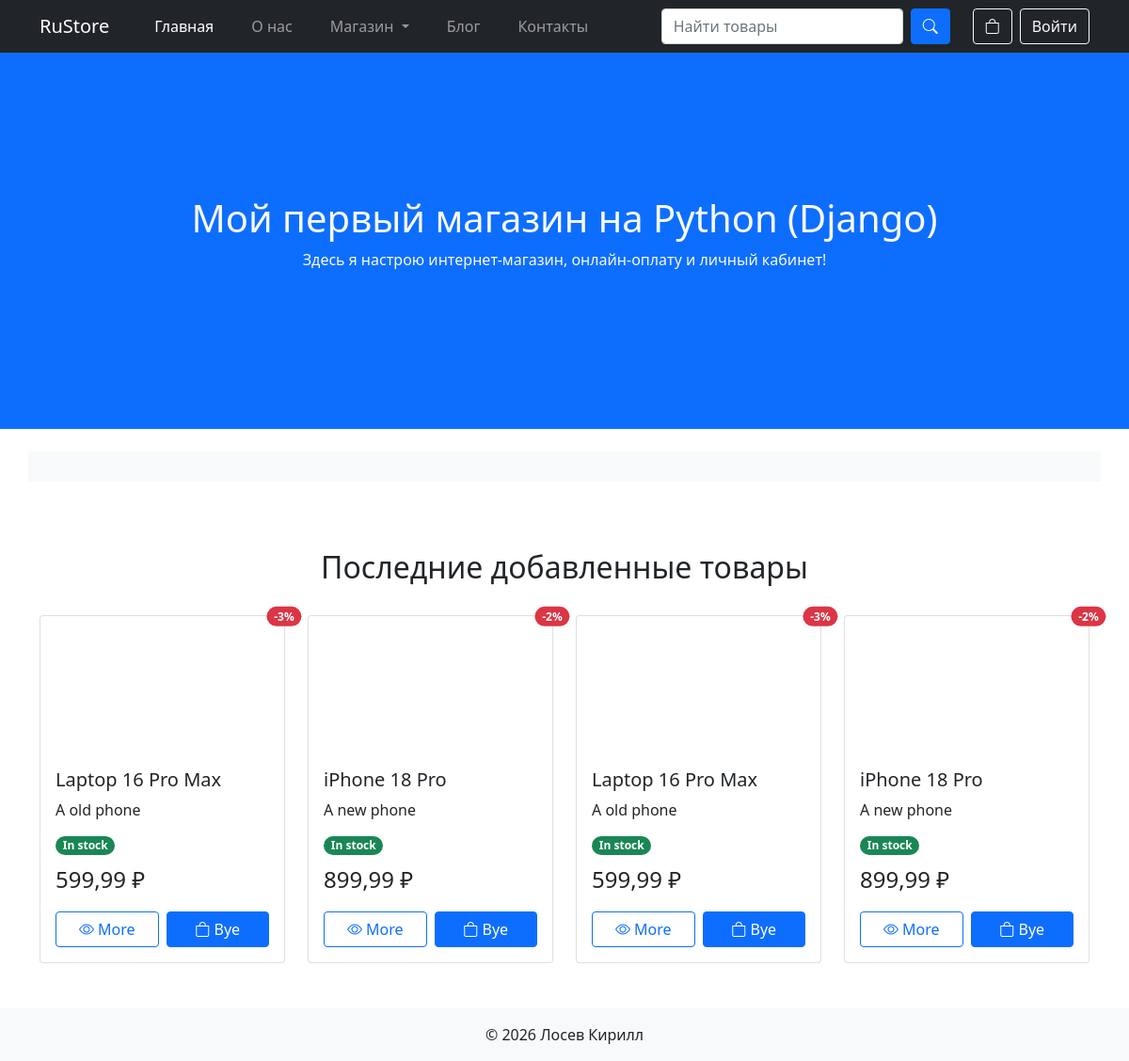
The page / on the database its author committed.
### shopapp/models.py (models this page shows, shortened)
class Product(models.Model):
    class Meta:
        ordering = ["-created_at", "price"]
    name = models.CharField(max_length=100, db_index=True)
    description = models.TextField(null=False, blank=True, db_index=True)
    image = models.ImageField(upload_to=product_image_folder, null=True, blank=True)
    price = models.DecimalField(default=0, max_digits=8, decimal_places=2)
    discount = models.SmallIntegerField(default=0)
    created_at = models.DateTimeField(auto_now_add=True)
    availability = models.BooleanField(default=True)
    archived = models.BooleanField(default=False)
    created_by = models.ForeignKey(User, related_name='products', on_delete=models.CASCADE, verbose_name='Создатель товара')
    test = models.CharField(max_length=255)
    @property
    def description_short(self) -> str:
        if len(self.description) < 48:
            return self.description
        return self.description[:48] + "..."

### home/views.py (the view)
# urls.py: path("", HomeView.as_view(), name="home"),
class HomeView(TemplateView):
    template_name = "home/home.html"
    def get_context_data(self, **kwargs):
        context = super().get_context_data(**kwargs)
        context["products"] = Product.objects.defer('created_at', 'archived', 'test', 'availability', 'description').all()[:4]
        return context

### mysite/contextprocessor.py (called while the page is built)
def context_all(request: HttpRequest) -> dict[str, Any]:
    context = {
        "orders": Order.objects.filter(user=request.user) if request.user.is_authenticated else [],
        "login": request.user.is_authenticated
    }
    return context

### home/templates/home/home.html (shortened to what this page needs)
{% extends 'home/base.html' %}
{% block body %}
    <div class="container-fluid">
        <div class="row bg-primary text-light">
            <div class="col">
                <div class="text-center align-items-center justify-content-center d-flex flex-column" style="height:50vh;">
                    <h1>Мой первый магазин на Python (Django)</h1>
                    <p>Здесь я настрою интернет-магазин, онлайн-оплату и личный кабинет!</p>
                </div>
            </div>
        </div>
    </div>
    <div class="container">
        <div class="row">
            <div class="col text-center mt-4 mb-5 bg-light p-3">
            </div>
        </div>
        <div class="row justify-content-center">
            <div class="col-12 text-center mt-4">
                <h2>Последние добавленные товары</h2>
            </div>
            {% if products %}
                {% for product in products %}
                    <div class="col-6 col-md-4 col-lg-3 mt-4">
                        <div class="card h-100">
                            <div class="ratio ratio-16x9">
                                <div>
                                </div>
                            </div>
                            {% if product.discount %}
                                <span class="position-absolute top-0 start-100 translate-middle badge rounded-pill bg-danger">
                                    -{{ product.discount }}%
                                </span>
                            {% endif %}
                            <div class="card-body d-flex flex-column align-items-start">
                                <h5 class="card-title">{{ product.name }}</h5>
                                <p class="card-text">{{ product.description_short }}</p>
                                {% if product.availability %}
                                    <span class="badge rounded-pill bg-success mb-2">In stock</span>
                                {% else %}
                                    <span class="badge rounded-pill bg-secondary mb-2">out of stock</span>
                                {% endif %}
                                <p class="card-text fw-lighter fs-4">{{ product.price }} ₽</p>
                                <div class="d-flex flex-column flex-md-row mt-auto w-100">
                                    <a href="{% url 'shopapp:product_details' pk=product.pk %}" class="btn btn-outline-primary w-100 me-2">
                                        <i class="bi bi-eye"></i>
                                        More
                                    </a>
                                    {% if product.availability %}
                                        <a href="#" class="btn btn-primary w-100">
                                            <i class="bi bi-bag"></i>
                                            Bye
                                        </a>
                                    {% else %}
                                        <a href="#" class="btn btn-secondary w-100">
                                            pre-order
                                        </a>
                                    {% endif %}
                                </div>
                            </div>
                        </div>
                    </div>
                {% endfor %}
            {% else %}
                <p>Товаров пока нет ...</p>
            {% endif %}
        </div>
    </div>
{% endblock %}

### home/templates/home/base.html (shortened to what this page needs)
<!DOCTYPE html>
<html lang="ru">
<head>
</head>
<body class="d-flex flex-column vh-100">
    <header>
        <nav class="navbar navbar-expand-lg navbar-dark bg-dark">
            <div class="container">
                <a class="navbar-brand" href="{% url 'home:home' %}">
                    RuStore
                </a>
                <div class="collapse navbar-collapse order-4 ms-md-4" id="navbarSupportedContent">
                    <ul class="navbar-nav me-auto mb-2 mb-lg-0 gap-4">
                        <li class="nav-item">
                            <a class="nav-link {% if request.path == '/' %} active {% endif %}" aria-current="page" href="{% url 'home:home' %}">
                                Главная
                            </a>
                        </li>
                        <li class="nav-item">
                            <a class="nav-link {% if request.path == '/about/' %} active {% endif %}" href="{% url 'home:about' %}">
                                О нас
                            </a>
                        </li>
                        <li class="nav-item dropdown">
                            <a class="nav-link dropdown-toggle" href="#" id="navbarDropdown" role="button" data-bs-toggle="dropdown" aria-expanded="false">
                                Магазин
                            </a>
                        </li>
                        <li class="nav-item">
                            <a class="nav-link" href="{% url 'blogapp:blog' %}">
                                Блог
                            </a>
                        </li>
                        <li class="nav-item">
                            <a class="nav-link {% if request.path == '/contacts/' %} active {% endif %}" href="{% url 'home:contacts' %}" tabindex="-1" aria-disabled="true">
                                Контакты
                            </a>
                        </li>
                    </ul>
                    <form class="d-flex">
                        <input class="form-control me-2" type="search" placeholder="Найти товары" aria-label="Search">
                        <button class="btn btn-primary" type="submit">
                            <i class="bi bi-search"></i>
                        </button>
                    </form>
                </div>
                <div class="order-2 order-md-4 ms-md-4 d-flex">
                    <button onclick="window.location.href = '{% url 'shopapp:orders_list' %}';" class="btn btn-outline-light position-relative">
                        <i class="bi bi-bag"></i>
                    </button>
                    {% if login %}
                        <form action="{% url 'myauth:logout' %}" method="post">
                            {% csrf_token %}
                            <button type="submit" class="btn btn-outline-light ms-2">
                                Выйти
                            </button>
                        </form>
                    {% else %}
                        <button onclick="window.location.href = '/accounts/login/';" class="btn btn-outline-light ms-2">
                            Войти
                        </button>
                    {% endif %}
                </div>
            </div>
        </nav>
    </header>
    <main>
        {% block body %}{% endblock %}
    </main>
    <footer class="mt-auto">
        <div class="container-fluid bg-light text-center pt-3 pb-3 mt-5">
            <div class="container">
                <div class="row">
                    <div class="col">
                        © {% now 'Y' %} Лосев Кирилл
                    </div>
                </div>
            </div>
        </div>
    </footer>
    <link rel="stylesheet" href="https://cdn.jsdelivr.net/npm/bootstrap@5.0.2/dist/css/bootstrap.min.css">
    <link rel="stylesheet" href="https://cdn.jsdelivr.net/npm/bootstrap-icons@1.11.1/font/bootstrap-icons.css">
</body>
</html>

### rows shown on the page
Product: discount "3", name "Laptop 16 Pro Max", description_short "A old phone", availability "In stock", price "599,99"
Product: discount "2", name "iPhone 18 Pro", description_short "A new phone", availability "In stock", price "899,99"
Product: discount "3", name "Laptop 16 Pro Max", description_short "A old phone", availability "In stock", price "599,99"
Product: discount "2", name "iPhone 18 Pro", description_short "A new phone", availability "In stock", price "899,99"
